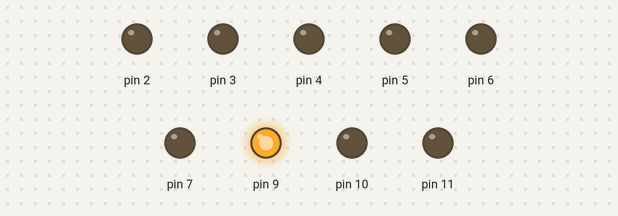
Bench run of a sketch on a simulated Arduino Uno, built with avr-gcc and run on an emulated ATmega328P. On the bench: output pins drawn as LEDs (lit = HIGH).

Above: at 0.05 s.
At 0.6 s:
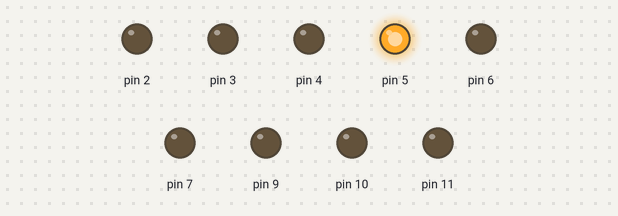
At 1.15 s:
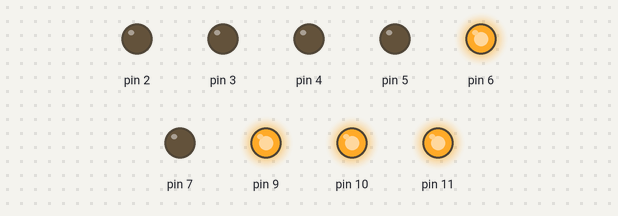
At 2.25 s:
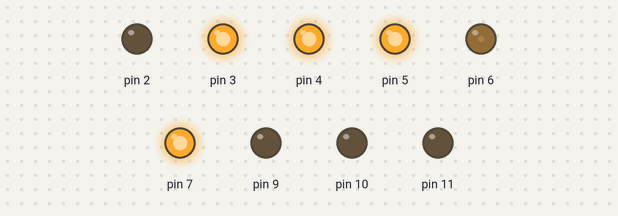
At 3.35 s:
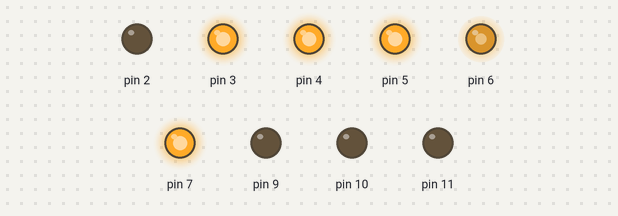
At 4.45 s:
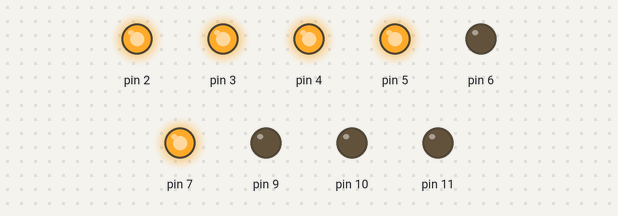
Timing chart, 0 to 5.9 s (numbered marks = the images above):
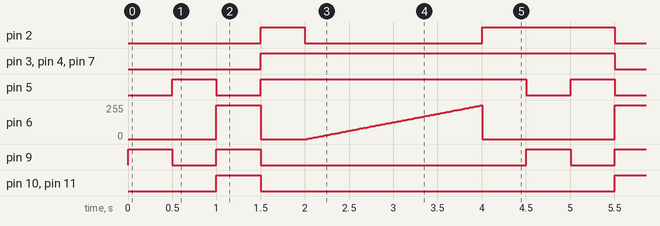

The sketch:

TutorialBoard.ino
```cpp
#include "TutorialBoard.h"

void setup()
{
  TutorialBoard::SetUp();
}

void loop()
{
  TutorialBoard::On(2, 3);
  delay(500);
  TutorialBoard::Off(2, 3);
  delay(500);
  TutorialBoard::AllOn();
  delay(500);
  TutorialBoard::AllOff();
  delay(500);

  for(int i = 0; i < 100; i++)
  {
    TutorialBoard::On(5, 4, i);
    delay(20);
  }
  TutorialBoard::AllOff();
  delay(500);
}
```

TutorialBoard.h
```cpp
#ifndef TUTORIAL_BOARD_H_
#define TUTORIAL_BOARD_H_

#define ROW_NUM 4
#define COLUMN_NUM 5

#define ROW_PINS ((int[]){11, 10, 9, 6})

#define COLUMN_PINS ((int[]){7, 5, 4, 3, 2})

int row_pin_[4];
int column_pin_[5];

namespace TutorialBoard
{
  inline void SetUp()
  {
    for(int i = 0; i < ROW_NUM; i++)
    {
      row_pin_[i] = ROW_PINS[i];
      pinMode(row_pin_[i], OUTPUT);
    }

    for(int i = 0; i < COLUMN_NUM; i++)
    {
      column_pin_[i] = COLUMN_PINS[i];
      pinMode(column_pin_[i], OUTPUT);
    }
  }

  inline void On(int x, int y)
  {
    digitalWrite(row_pin_[y-1], HIGH);
    digitalWrite(column_pin_[x-1], LOW);
  }

  inline void On(int x, int y, int power)
  {
    int value = map(power, 0, 100, 0, 255);
    analogWrite(row_pin_[y-1], value);
    digitalWrite(column_pin_[x-1], LOW);
  }

  inline void Off(int x, int y)
  {
    digitalWrite(row_pin_[y-1], LOW);
    digitalWrite(column_pin_[x-1], HIGH);
  }

  inline void AllOn()
  {
    for(int x = 0; x < COLUMN_NUM; x++)
    {
      for(int y = 0; y < ROW_NUM; y++)
      {
        On(x+1, y+1);
      }
    }
  }

  inline void AllOff()
  {
    for(int x = 0; x < COLUMN_NUM; x++)
    {
      for(int y = 0; y < ROW_NUM; y++)
      {
        Off(x+1, y+1);
      }
    }
  }


}

#endif
```

Measured:
- by itself, pin 2: repeats every 4.5 s: LOW 2.0 s, HIGH 1.5 s, LOW 0.50 s, HIGH 0.50 s
- by itself, pin 3, pin 4, pin 7: alternates HIGH for 4.0 s and LOW for 0.50 s
- by itself, pin 5: repeats every 4.5 s: LOW 0.50 s, HIGH 3.0 s, LOW 0.50 s, HIGH 0.50 s
- by itself, pin 6: moves between 0/255 and 255/255, repeating every 4.5 s
- by itself, pin 9: repeats every 4.5 s: LOW 0.50 s, HIGH 0.50 s, LOW 3.0 s, HIGH 0.50 s
- by itself, pin 10, pin 11: alternates HIGH for 0.50 s and LOW for 4.0 s
